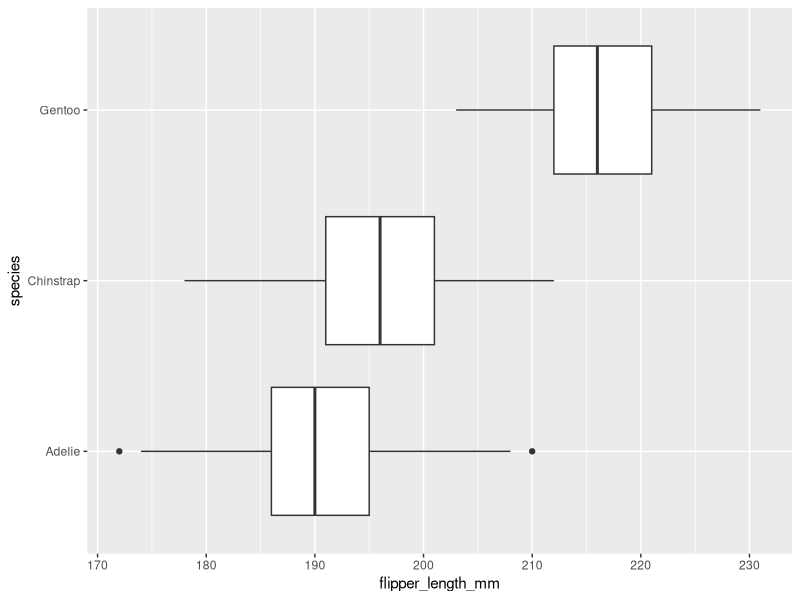
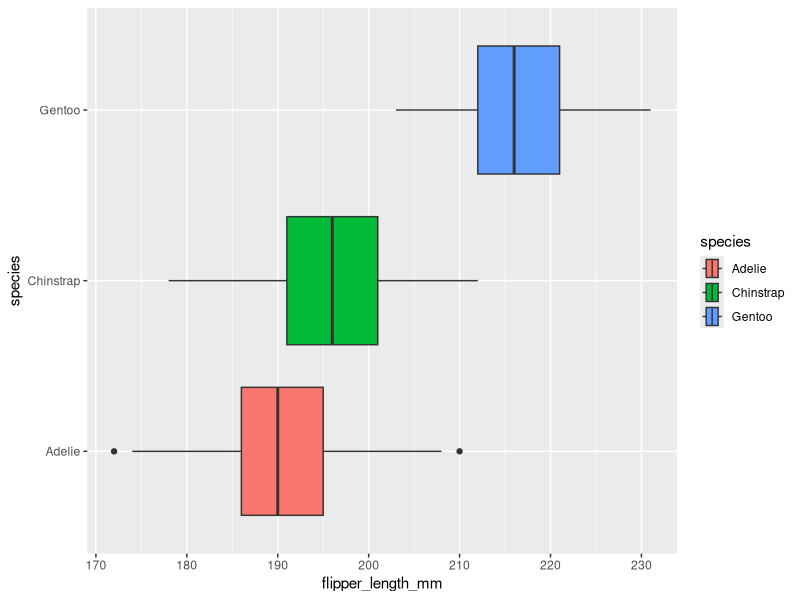
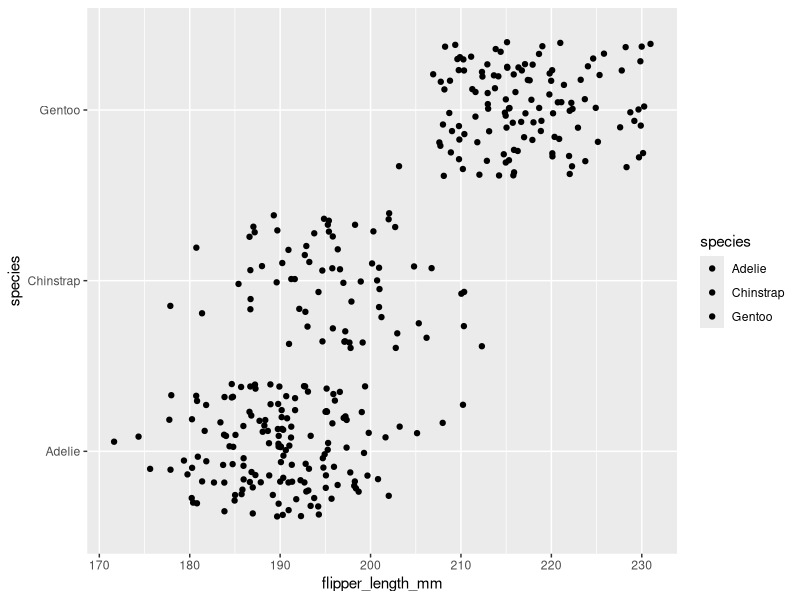
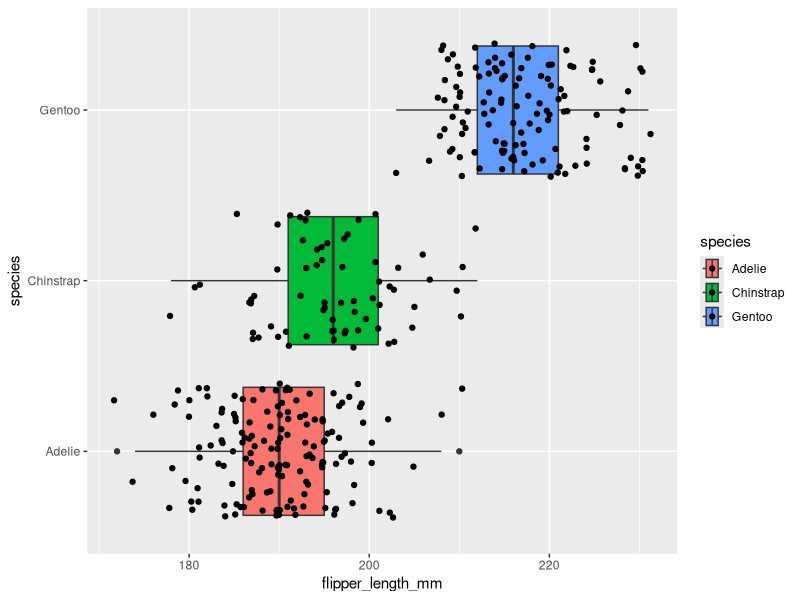
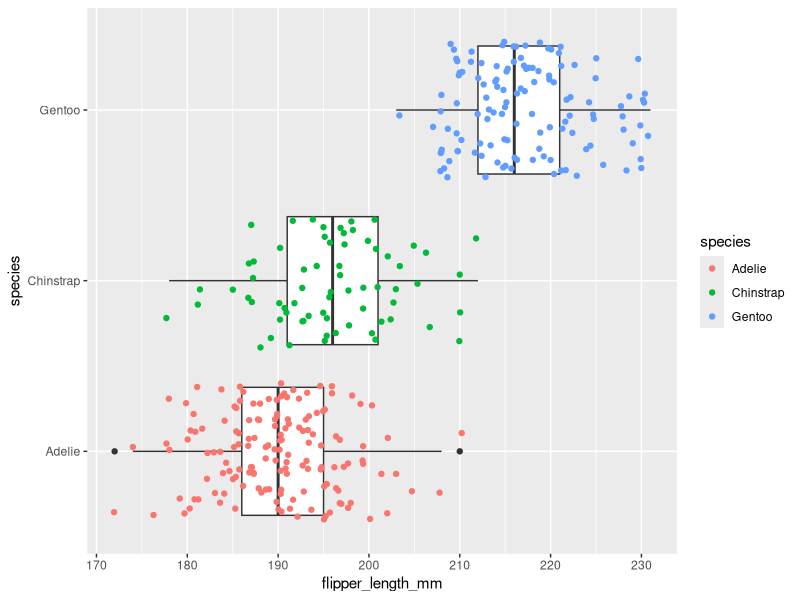

These figures' R source, in order:
## ---- chunk 1
knitr::opts_chunk$set(error = TRUE)
## ---- chunk 2
library(palmerpenguins)
penguins
## ---- chunk 3
library(ggplot2)
## ---- chunk 4
ggplot(data = penguins, mapping = aes(x = flipper_length_mm, y = species)) +
  geom_boxplot()
## ---- chunk 5
ggplot(data = penguins, mapping = aes(x = flipper_length_mm, y = species, fill=species)) +
  geom_boxplot()
## ---- chunk 6
ggplot(data = penguins, mapping = aes(x = flipper_length_mm, y = species, fill = species)) +
  geom_jitter()
## ---- chunk 7
ggplot(data = penguins, mapping = aes(x = flipper_length_mm, y = species, fill = species)) +
 geom_boxplot()+ geom_jitter()
## ---- chunk 8
ggplot(data = penguins) +
 geom_boxplot(mapping = aes(x = flipper_length_mm, y = species))+ geom_jitter(mapping = aes(x = flipper_length_mm, y = species, color = species))
## ---- chunk 9

## ---- chunk 10

## ---- chunk 11

## ---- chunk 12

## ---- chunk 13

## ---- chunk 14

